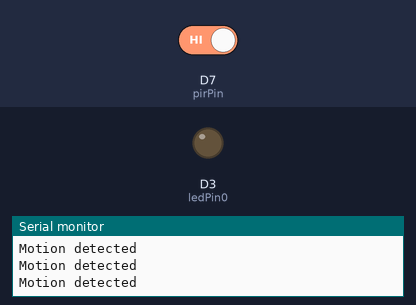
Recording of a sketch running on a simulated ESP8266 (NodeMCU). Shown: output pins drawn as LEDs (lit = HIGH), the last lines printed to the serial monitor. The test bench sets the inputs (shaded band); at power-on: D7 (pirPin) HIGH.

Above: at 10.8 s.
10.9 s: D7 (pirPin) driven LOW
At 14.5 s:
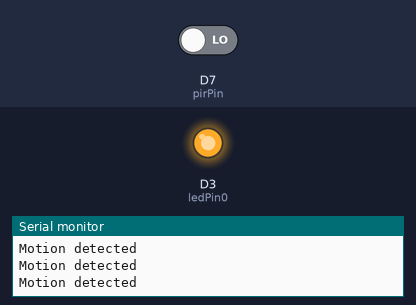
17.5 s: D7 (pirPin) driven HIGH
At 18.8 s:
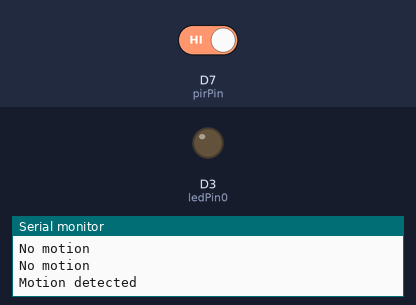
Timing chart, 0 to 34.3 s (numbered marks = the images above; inputs shaded):
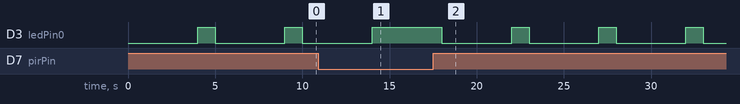

The sketch:

Motion.ino
```cpp
int pirPin = D7;
int ledPin0 = D3;
int val;

void setup() {
Serial.begin(9600);

pinMode(ledPin0, OUTPUT);
digitalWrite(ledPin0, HIGH);
}

void loop()
{
val = digitalRead(pirPin);
//low = no motion, high = motion
if (val == LOW)
{
  Serial.println("No motion");
}
else
{
  Serial.println("Motion detected");
  digitalWrite(ledPin0, LOW);
  delay(4000);
  digitalWrite(ledPin0, HIGH);
}

delay(1000);
}
```

Measured:
- after the input at 10.9 s, D3 (ledPin0): goes on until 14.0 s, then stays HIGH
- after the input at 17.5 s, D3 (ledPin0): alternates HIGH for 1.0 s and LOW for 4.0 s, starting after 0.50 s
- by itself, D3 (ledPin0): alternates HIGH for 1.0 s and LOW for 4.0 s
